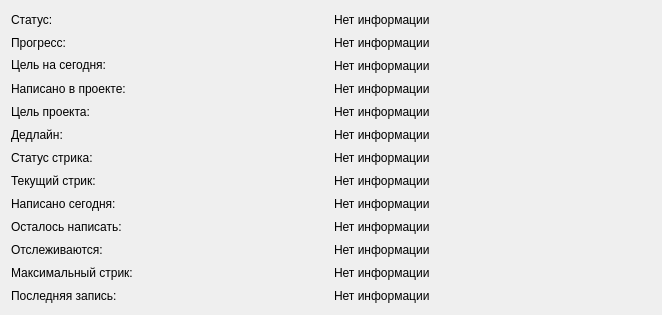
                <widget class="QWidget" name="scrollAreaWidgetContents_11">
                 <property name="geometry">
                  <rect>
                   <x>0</x>
                   <y>0</y>
                   <width>662</width>
                   <height>315</height>
                  </rect>
                 </property>
                 <layout class="QGridLayout" name="gridLayout_28">
                  <item row="26" column="0">
                   <widget class="QLabel" name="label_max_streak">
                    <property name="font">
                     <font>
                      <family>Arial</family>
                     </font>
                    </property>
                    <property name="text">
                     <string>Максимальный стрик: </string>
                    </property>
                   </widget>
                  </item>
                  <item row="8" column="1">
                   <widget class="QLabel" name="streaks">
                    <property name="font">
                     <font>
                      <family>Arial</family>
                     </font>
                    </property>
                    <property name="text">
                     <string>Нет информации</string>
                    </property>
                   </widget>
                  </item>
                  <item row="26" column="1">
                   <widget class="QLabel" name="max_streak">
                    <property name="font">
                     <font>
                      <family>Arial</family>
                     </font>
                    </property>
                    <property name="text">
                     <string>Нет информации</string>
                    </property>
                   </widget>
                  </item>
                  <item row="23" column="0">
                   <widget class="QLabel" name="unit_label">
                    <property name="font">
                     <font>
                      <family>Arial</family>
                     </font>
                    </property>
                    <property name="text">
                     <string>Отслеживаются:</string>
                    </property>
                   </widget>
                  </item>
                  <item row="2" column="1">
                   <widget class="QLabel" name="today_goal">
                    <property name="font">
                     <font>
                      <family>Arial</family>
                     </font>
                    </property>
                    <property name="text">
                     <string>Нет информации</string>
                    </property>
                   </widget>
                  </item>
                  <item row="3" column="0">
                   <widget class="QLabel" name="label_total">
                    <property name="font">
                     <font>
                      <family>Arial</family>
                     </font>
                    </property>
                    <property name="text">
                     <string>Написано в проекте:</string>
                    </property>
                   </widget>
                  </item>
                  <item row="5" column="1">
                   <widget class="QLabel" name="deadline">
                    <property name="font">
                     <font>
                      <family>Arial</family>
                     </font>
                    </property>
                    <property name="text">
                     <string>Нет информации</string>
                    </property>
                   </widget>
                  </item>
                  <item row="0" column="0">
                   <widget class="QLabel" name="label_status">
                    <property name="font">
                     <font>
                      <family>Arial</family>
                     </font>
                    </property>
                    <property name="text">
                     <string>Статус:</string>
                    </property>
                   </widget>
                  </item>
                  <item row="22" column="1">
                   <widget class="QLabel" name="need">
                    <property name="font">
                     <font>
                      <family>Arial</family>
                     </font>
                    </property>
                    <property name="text">
                     <string>Нет информации</string>
                    </property>
                   </widget>
                  </item>
                  <item row="7" column="0">
                   <widget class="QLabel" name="label_streak_status">
                    <property name="font">
                     <font>
                      <family>Arial</family>
                     </font>
                    </property>
                    <property name="text">
                     <string>Cтатус стрика:</string>
                    </property>
                   </widget>
                  </item>
                  <item row="3" column="1">
                   <widget class="QLabel" name="total">
                    <property name="font">
                     <font>
                      <family>Arial</family>
                     </font>
                    </property>
                    <property name="text">
                     <string>Нет информации</string>
                    </property>
                   </widget>
                  </item>
                  <item row="7" column="1">
                   <widget class="QLabel" name="streak_status">
                    <property name="font">
                     <font>
                      <family>Arial</family>
                     </font>
                    </property>
                    <property name="text">
                     <string>Нет информации</string>
                    </property>
                    <property name="wordWrap">
                     <bool>true</bool>
                    </property>
                   </widget>
                  </item>
                  <item row="21" column="1">
                   <widget class="QLabel" name="added_today">
                    <property name="font">
                     <font>
                      <family>Arial</family>
                     </font>
                    </property>
                    <property name="text">
                     <string>Нет информации</string>
                    </property>
                   </widget>
                  </item>
                  <item row="23" column="1">
                   <widget class="QLabel" name="unit">
                    <property name="font">
                     <font>
                      <family>Arial</family>
                     </font>
                    </property>
                    <property name="text">
                     <string>Нет информации</string>
                    </property>
                   </widget>
                  </item>
                  <item row="22" column="0">
                   <widget class="QLabel" name="label_need">
                    <property name="font">
                     <font>
                      <family>Arial</family>
                     </font>
                    </property>
                    <property name="text">
                     <string>Осталось написать: </string>
                    </property>
                   </widget>
                  </item>
                  <item row="1" column="1">
                   <widget class="QLabel" name="progress">
                    <property name="font">
                     <font>
                      <family>Arial</family>
                     </font>
                    </property>
                    <property name="text">
                     <string>Нет информации</string>
                    </property>
                   </widget>
                  </item>
                  <item row="0" column="1">
                   <widget class="QLabel" name="status">
                    <property name="font">
                     <font>
                      <family>Arial</family>
                     </font>
                    </property>
                    <property name="text">
                     <string>Нет информации</string>
                    </property>
                   </widget>
                  </item>
                  <item row="2" column="0">
                   <widget class="QLabel" name="label_today_goal">
                    <property name="font">
                     <font>
                      <family>Arial</family>
                     </font>
                    </property>
                    <property name="text">
                     <string>&lt;html&gt;&lt;head/&gt;&lt;body&gt;&lt;p&gt;Цель на сегодня:&lt;/p&gt;&lt;/body&gt;&lt;/html&gt;</string>
                    </property>
                    <property name="wordWrap">
                     <bool>true</bool>
                    </property>
                   </widget>
                  </item>
                  <item row="8" column="0">
                   <widget class="QLabel" name="label_streaks">
                    <property name="font">
                     <font>
                      <family>Arial</family>
                     </font>
                    </property>
                    <property name="text">
                     <string>Текущий стрик: </string>
                    </property>
                   </widget>
                  </item>
                  <item row="5" column="0">
                   <widget class="QLabel" name="label_deadline">
                    <property name="font">
                     <font>
                      <family>Arial</family>
                     </font>
                    </property>
                    <property name="text">
                     <string>Дедлайн:</string>
                    </property>
                   </widget>
                  </item>
                  <item row="27" column="0">
                   <widget class="QLabel" name="last_note">
                    <property name="font">
                     <font>
                      <family>Arial</family>
                     </font>
                    </property>
                    <property name="text">
                     <string>Последняя запись: </string>
                    </property>
                   </widget>
                  </item>
                  <item row="21" column="0">
                   <widget class="QLabel" name="label_today_added">
                    <property name="font">
                     <font>
                      <family>Arial</family>
                     </font>
                    </property>
                    <property name="text">
                     <string>Написано сегодня:</string>
                    </property>
                   </widget>
                  </item>
                  <item row="27" column="1">
                   <widget class="QLabel" name="l">
                    <property name="font">
                     <font>
                      <family>Arial</family>
                     </font>
                    </property>
                    <property name="text">
                     <string>Нет информации</string>
                    </property>
                    <property name="wordWrap">
                     <bool>true</bool>
                    </property>
                   </widget>
                  </item>
                  <item row="1" column="0">
                   <widget class="QLabel" name="label_progress">
                    <property name="font">
                     <font>
                      <family>Arial</family>
                     </font>
                    </property>
                    <property name="text">
                     <string>Прогресс:</string>
                    </property>
                   </widget>
                  </item>
                  <item row="4" column="0">
                   <widget class="QLabel" name="label_goal">
                    <property name="font">
                     <font>
                      <family>Arial</family>
                     </font>
                    </property>
                    <property name="text">
                     <string>Цель проекта:</string>
                    </property>
                   </widget>
                  </item>
                  <item row="4" column="1">
                   <widget class="QLabel" name="goal">
                    <property name="font">
                     <font>
                      <family>Arial</family>
                     </font>
                    </property>
                    <property name="text">
                     <string>Нет информации</string>
                    </property>
                   </widget>
                  </item>
                 </layout>
                </widget>
